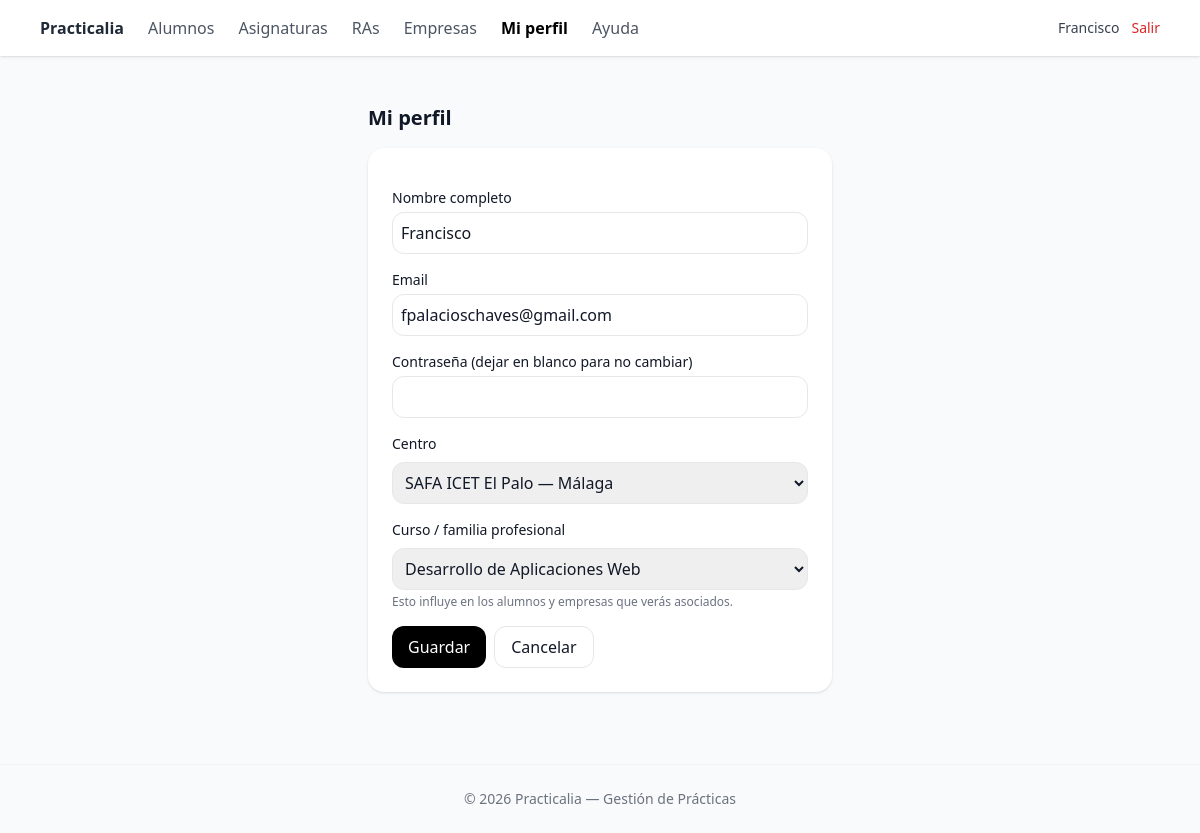
/public/perfil/edit.php (signed in), run on the app's committed database.
### tables this page shows
CREATE TABLE `usuarios` (
  `id` int(10) UNSIGNED NOT NULL,
  `nombre` varchar(100) NOT NULL,
  `apellidos` varchar(150) DEFAULT NULL,
  `email` varchar(190) NOT NULL,
  `password_hash` varchar(255) NOT NULL,
  `telefono` varchar(30) DEFAULT NULL,
  `centro_id` int(10) UNSIGNED DEFAULT NULL,
  `activo` tinyint(1) NOT NULL DEFAULT 1,
  `created_at` timestamp NOT NULL DEFAULT current_timestamp(),
  `updated_at` timestamp NOT NULL DEFAULT current_timestamp() ON UPDATE current_timestamp(),
  `deleted_at` timestamp NULL DEFAULT NULL
);

CREATE TABLE `centros` (
  `id` int(10) UNSIGNED NOT NULL,
  `nombre` varchar(150) NOT NULL,
  `telefono` varchar(30) DEFAULT NULL,
  `email` varchar(120) DEFAULT NULL,
  `direccion` varchar(200) DEFAULT NULL,
  `ciudad` varchar(100) DEFAULT NULL,
  `provincia` varchar(100) DEFAULT NULL,
  `cp` varchar(10) DEFAULT NULL,
  `web` varchar(200) DEFAULT NULL,
  `created_at` timestamp NULL DEFAULT current_timestamp(),
  `updated_at` timestamp NULL DEFAULT current_timestamp() ON UPDATE current_timestamp(),
  `deleted_at` timestamp NULL DEFAULT NULL
);

CREATE TABLE `cursos_profesores` (
  `curso_id` int(10) UNSIGNED NOT NULL,
  `profesor_id` int(10) UNSIGNED NOT NULL,
  `created_at` timestamp NULL DEFAULT current_timestamp(),
  `updated_at` timestamp NULL DEFAULT current_timestamp() ON UPDATE current_timestamp()
);

CREATE TABLE `cursos` (
  `id` int(10) UNSIGNED NOT NULL,
  `nombre` varchar(150) NOT NULL,
  `codigo` varchar(50) DEFAULT NULL,
  `anyo` smallint(6) DEFAULT NULL,
  `activo` tinyint(1) NOT NULL DEFAULT 1,
  `created_at` timestamp NOT NULL DEFAULT current_timestamp(),
  `updated_at` timestamp NOT NULL DEFAULT current_timestamp() ON UPDATE current_timestamp()
);

### lib/auth.php (called while the page is built, shortened)
<?php
function current_user(): ?array
{
    return $_SESSION['user'] ?? null;
}
function require_role(string $codigoRol): bool
{
    $user = current_user();
    return in_array($codigoRol, $user['roles_codigos'] ?? [], true);
}

### public/perfil/edit.php (the view, shortened to what this page needs)
<?php
require_once __DIR__ . '/../../lib/auth.php';
$user = current_user();
$id = (int) $user['id'];
$stU = $pdo->prepare('SELECT id, nombre, email, centro_id FROM usuarios WHERE id = :id LIMIT 1');
$stU->execute([':id' => $id]);
$dbUser = $stU->fetch();
$centros = $pdo->query("SELECT id, nombre, ciudad FROM centros ORDER BY nombre")->fetchAll();
$cursos = $pdo->query("SELECT id, nombre FROM cursos ORDER BY nombre")->fetchAll();
$stCP = $pdo->prepare("SELECT curso_id FROM cursos_profesores WHERE profesor_id = :p ORDER BY curso_id LIMIT 1");
$stCP->execute([':p' => $id]);
$cursoActual = (int) ($stCP->fetch()['curso_id'] ?? 0);
require_once __DIR__ . '/../partials/_header.php';
?>
<h1 class="text-xl font-semibold mb-4">Mi perfil</h1>
<form method="post" class="bg-white p-6 rounded-2xl shadow space-y-4">
  <div>
    <label class="block text-sm font-medium">Nombre completo</label>
    <input name="nombre" value="<?= htmlspecialchars($dbUser['nombre'] ?? '') ?>" required
      class="mt-1 w-full border rounded-xl p-2">
  </div>
  <div>
    <label class="block text-sm font-medium">Email</label>
    <input name="email" type="email" value="<?= htmlspecialchars($dbUser['email'] ?? '') ?>" required
      class="mt-1 w-full border rounded-xl p-2">
  </div>
  <div>
    <label class="block text-sm font-medium">Contraseña (dejar en blanco para no cambiar)</label>
    <input name="password" type="password" class="mt-1 w-full border rounded-xl p-2">
  </div>
  <div>
    <label class="block text-sm font-medium mb-1">Centro</label>
    <select name="centro_id" class="mt-1 w-full border rounded-xl p-2">
      <?php foreach ($centros as $c): ?>
        <option value="<?= (int) $c['id'] ?>" <?= ((int) ($dbUser['centro_id'] ?? 0) === (int) $c['id']) ? 'selected' : '' ?>>
          <?= htmlspecialchars($c['nombre'] . (!empty($c['ciudad']) ? ' — ' . $c['ciudad'] : '')) ?>
        </option>
      <?php endforeach; ?>
    </select>
  </div>
  <div>
    <label class="block text-sm font-medium mb-1">Curso / familia profesional</label>
    <select name="curso_id" class="mt-1 w-full border rounded-xl p-2">
      <?php foreach ($cursos as $c):
        $cid = (int) $c['id']; ?>
        <option value="<?= $cid ?>" <?= ($cid === (int) $cursoActual) ? 'selected' : '' ?>>
          <?= htmlspecialchars($c['nombre']) ?>
        </option>
      <?php endforeach; ?>
    </select>
    <p class="text-xs text-gray-500 mt-1">Esto influye en los alumnos y empresas que verás asociados.</p>
  </div>
  <div class="flex gap-2">
    <button class="rounded-xl bg-black text-white px-4 py-2">Guardar</button>
    <a href="<?= $base ?>/index.php" class="rounded-xl border px-4 py-2">Cancelar</a>
  </div>
</form>
</main>
<?php require_once __DIR__ . '/../partials/_footer.php'; ?>

### public/partials/menu.php (shortened to what this page needs)
<?php
require_once __DIR__ . '/../../lib/auth.php';
$user = current_user();
$isAdmin = require_role('admin');
$isProfesor = require_role('profesor');
$scriptName = $_SERVER['SCRIPT_NAME'] ?? '';
$publicPos = strpos($scriptName, '/public/');
$projectRoot = ($publicPos !== false) ? substr($scriptName, 0, $publicPos) : '';
$base = $projectRoot . '/public';
$path = $_SERVER['SCRIPT_NAME'] ?? '';
function active(string $needle): string
{
  global $path;
  return str_contains($path, $needle) ? 'text-black font-semibold' : 'text-gray-600';
}
?>
<nav class="bg-white shadow mb-6">
  <div class="max-w-6xl mx-auto px-4">
    <div class="flex justify-between h-14 items-center">
      <div class="flex items-center space-x-6">
        <a href="<?= $base ?>/index.php" class="font-semibold text-gray-800">Practicalia</a>
        <?php if ($isAdmin): ?>
          <a href="<?= $base ?>/admin/usuarios/index.php" class="<?= active('/admin/usuarios/') ?>">
            Usuarios
          </a>
          <a href="<?= $base ?>/cursos/index.php" class="<?= active('/cursos/') ?>">
            Grados
          </a>
          <a href="<?= $base ?>/asignaturas/index.php" class="<?= active('/asignaturas/') ?>">
            Asignaturas
          </a>
          <a href="<?= $base ?>/ras/index.php" class="<?= active('/ras/') ?>">
            RAs
          </a>
          <a href="<?= $base ?>/alumnos/index.php" class="<?= active('/alumnos/') ?>">
            Alumnos
          </a>
          <a href="<?= $base ?>/empresas/index.php" class="<?= active('/empresas/') ?>">
            Empresas
          </a>
          <a href="<?= $base ?>/centros/index.php" class="<?= active('/centros/') ?>">
            Centros
          </a>
        <?php elseif ($isProfesor): ?>
          <a href="<?= $base ?>/alumnos/index.php" class="<?= active('/alumnos/') ?>">
            Alumnos
          </a>
          <a href="<?= $base ?>/asignaturas/index.php" class="<?= active('/asignaturas/') ?>">
            Asignaturas
          </a>
          <a href="<?= $base ?>/ras/index.php" class="<?= active('/ras/') ?>">
            RAs
          </a>
          <a href="<?= $base ?>/empresas/index.php" class="<?= active('/empresas/') ?>">
            Empresas
          </a>
        <?php endif; ?>
        <a href="<?= $base ?>/perfil/edit.php" class="<?= active('/perfil/') ?>">
          Mi perfil
        </a>
        <a href="<?= $base ?>/ayuda.php" class="<?= active('/ayuda.php') ?>">
          Ayuda
        </a>
      </div>
      <div class="flex items-center gap-3 text-sm text-gray-700">
        <span><?= htmlspecialchars($user['nombre'] ?? '') ?></span>
        <a href="<?= $base ?>/logout.php" class="text-red-600 hover:underline">Salir</a>
      </div>
    </div>
  </div>
</nav>

### data on the page
usuarios: nombre "Francisco", email "fpalacioschaves@gmail.com", centro_id "SAFA ICET El Palo — Málaga"
cursos_profesores: curso_id "Desarrollo de Aplicaciones Web"
